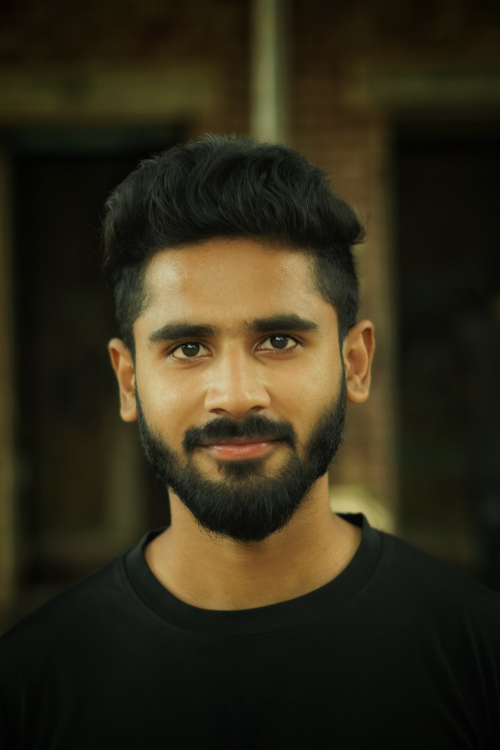
#> input picture image.jpg, 1000 x 1500 px (shown at 1/2 size)
$ python pupil_detect.py
#> lines starting #> are read from the running program, lines starting #| are printed output that depends on the picture; after the words box and inside, x2 and y2 are one past the last pixel; in counts of white or black regions, pixels touching at a corner belong together
#!/usr/bin/env python3

import math

import cv2
import numpy as np

img = cv2.imread('image.jpg')
#> img is the input picture: shape (1500, 1000, 3); mean B, G, R 25.1, 43.2, 49.2
scaling_factor = 0.7

img = cv2.resize(img, None, fx=scaling_factor, fy=scaling_factor, interpolation=cv2.INTER_AREA)
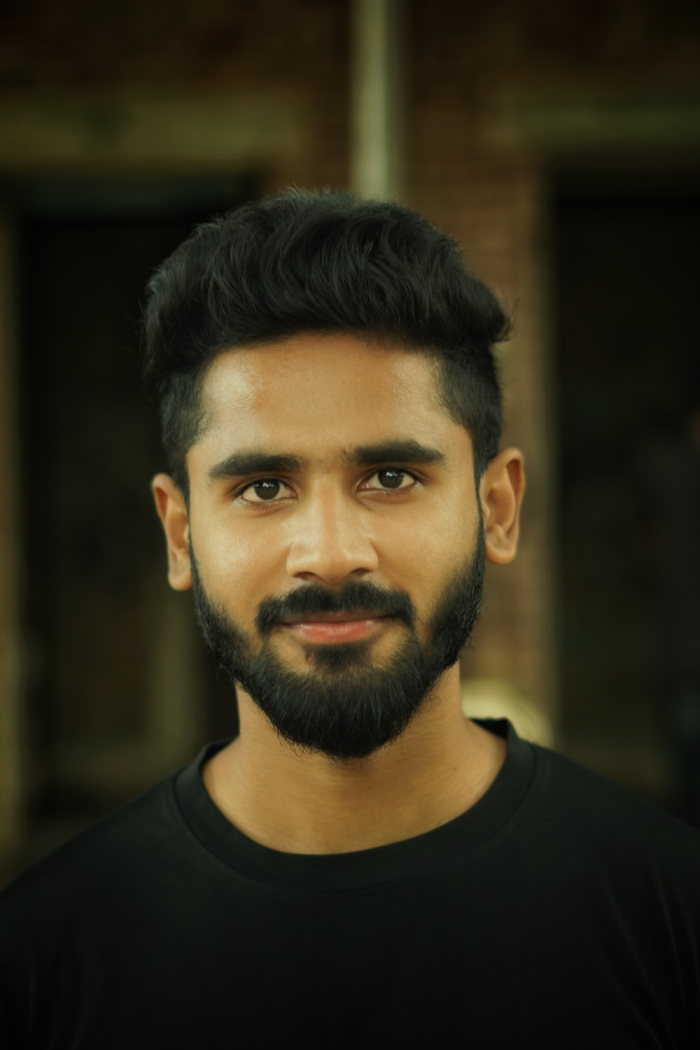
#> img: shape (1050, 700, 3); mean B, G, R 25.1, 43.2, 49.2
cv2.imshow('Input', img)
gray = cv2.cvtColor(~img, cv2.COLOR_BGR2GRAY)
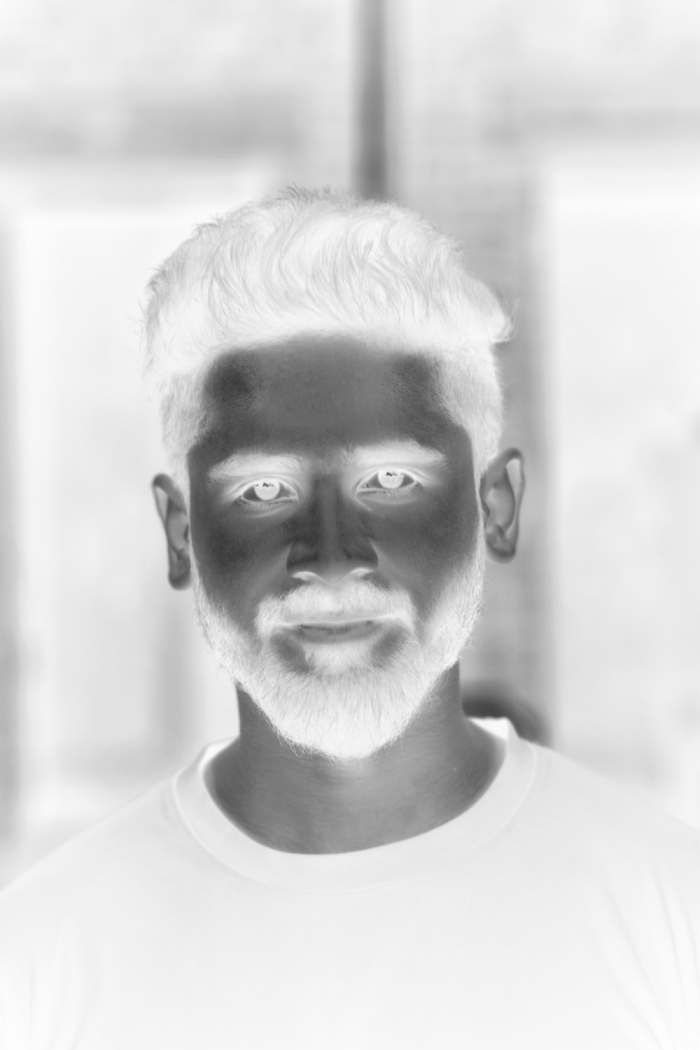
#> gray: shape (1050, 700); min 55, max 254, mean 212.1

ret, thresh_gray = cv2.threshold(gray, 220, 255, cv2.THRESH_BINARY)
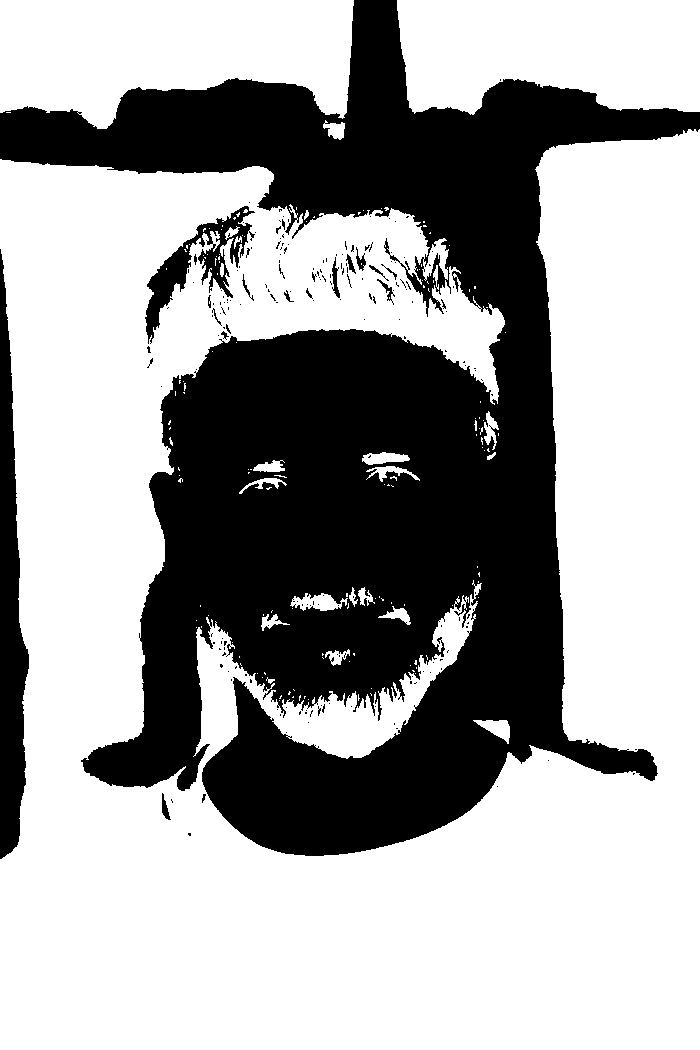
#> thresh_gray: shape (1050, 700); 63.8% white; 194 black regions (172 under 20 px)
contours, hierarchy = cv2.findContours(thresh_gray, cv2.RETR_EXTERNAL, cv2.CHAIN_APPROX_NONE)
#> contours = 126 contours, 108 with area under 20; largest, box (x1, y1, x2, y2) and area: (0, 129, 700, 1050) 401796, (0, 0, 354, 129) 34081, (397, 0, 700, 115) 29460, (290, 593, 348, 611) 528, (473, 720, 510, 744) 392

for contour in contours:
    area = cv2.contourArea(contour)
    rect = cv2.boundingRect(contour)
    x, y, width, height = rect
    radius = 0.25 * (width + height)

    area_condition = (100 <= area <= 200)
    symmetry_condition = (abs(1 - float(width)/float(height)) <= 0.2)
    fill_condition = (abs(1 - (area / (math.pi * math.pow(radius, 2.0)))) <= 0.3)

    if area_condition and symmetry_condition and fill_condition:
        cv2.circle(img, (int(x + radius), int(y + radius)), int(1.3*radius), (0,180,0), -1)
#> this loop made 126 passes
#> (area, x, y, width, height, radius, area_condition, symmetry_condition) on passes 1, 29, 35, 39, 50, 51, 52, 60: (392, 473, 720, 37, 24, 15.25, False, False), (170.5, 325, 649, 25, 17, 10.5, True, False), (141.5, 261, 614, 29, 17, 11.5, True, False), (203.5, 378, 606, 33, 19, 13, False, False), (527.5, 290, 593, 58, 18, 19, False, False), (103, 358, 587, 17, 19, 9, True, True), (51, 349, 587, 9, 20, 7.25, False, False), (157, 239, 478, 48, 16, 16, True, False)

cv2.imshow('Pupil Detector', img)

c = cv2.waitKey()
#> (key Esc is pressed here)
cv2.destroyAllWindows()
